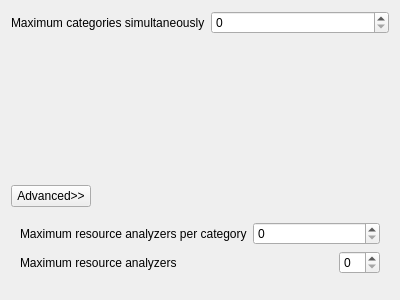
<?xml version="1.0" encoding="UTF-8"?>
<ui version="4.0">
 <class>generalPage</class>
 <widget class="QWidget" name="generalPage">
  <property name="geometry">
   <rect>
    <x>0</x>
    <y>0</y>
    <width>400</width>
    <height>300</height>
   </rect>
  </property>
  <layout class="QGridLayout" name="gridLayout">
   <item row="0" column="0" colspan="2">
    <layout class="QHBoxLayout" name="horizontalLayout">
     <item>
      <widget class="QLabel" name="label">
       <property name="text">
        <string>Maximum categories simultaneously</string>
       </property>
      </widget>
     </item>
     <item>
      <widget class="KIntSpinBox" name="kcfg_maxCategoriesSimult"/>
     </item>
    </layout>
   </item>
   <item row="1" column="1">
    <spacer name="verticalSpacer">
     <property name="orientation">
      <enum>Qt::Vertical</enum>
     </property>
     <property name="sizeHint" stdset="0">
      <size>
       <width>20</width>
       <height>40</height>
      </size>
     </property>
    </spacer>
   </item>
   <item row="2" column="0">
    <widget class="KPushButton" name="advanced_button">
     <property name="sizePolicy">
      <sizepolicy hsizetype="Preferred" vsizetype="Fixed">
       <horstretch>0</horstretch>
       <verstretch>0</verstretch>
      </sizepolicy>
     </property>
     <property name="text">
      <string>Advanced&gt;&gt;</string>
     </property>
     <property name="checkable">
      <bool>true</bool>
     </property>
    </widget>
   </item>
   <item row="3" column="0" colspan="2">
    <widget class="QWidget" name="advanced_widget" native="true">
     <layout class="QVBoxLayout" name="verticalLayout">
      <item>
       <layout class="QHBoxLayout" name="horizontalLayout_3">
        <item>
         <widget class="QLabel" name="label_2">
          <property name="text">
           <string>Maximum resource analyzers per category</string>
          </property>
         </widget>
        </item>
        <item>
         <widget class="KIntSpinBox" name="kcfg_maxResSimultPerCategory"/>
        </item>
       </layout>
      </item>
      <item>
       <layout class="QHBoxLayout" name="horizontalLayout_2">
        <item>
         <widget class="QLabel" name="label_3">
          <property name="text">
           <string>Maximum resource analyzers</string>
          </property>
         </widget>
        </item>
        <item>
         <spacer name="horizontalSpacer">
          <property name="orientation">
           <enum>Qt::Horizontal</enum>
          </property>
          <property name="sizeHint" stdset="0">
           <size>
            <width>40</width>
            <height>20</height>
           </size>
          </property>
         </spacer>
        </item>
        <item>
         <widget class="KIntSpinBox" name="kcfg_maxResSimult"/>
        </item>
       </layout>
      </item>
      <item>
       <widget class="DecisionsModelSelector" name="kcfg_schemeSelector" native="true"/>
      </item>
     </layout>
    </widget>
   </item>
   <item row="2" column="1">
    <spacer name="horizontalSpacer_2">
     <property name="orientation">
      <enum>Qt::Horizontal</enum>
     </property>
     <property name="sizeHint" stdset="0">
      <size>
       <width>40</width>
       <height>20</height>
      </size>
     </property>
    </spacer>
   </item>
  </layout>
 </widget>
 <customwidgets>
  <customwidget>
   <class>KIntSpinBox</class>
   <extends>QSpinBox</extends>
   <header>knuminput.h</header>
  </customwidget>
  <customwidget>
   <class>KPushButton</class>
   <extends>QPushButton</extends>
   <header>kpushbutton.h</header>
  </customwidget>
  <customwidget>
   <class>DecisionsModelSelector</class>
   <extends>QWidget</extends>
   <header>decisionsmodelselector.h</header>
   <container>1</container>
  </customwidget>
 </customwidgets>
 <resources/>
 <connections>
  <connection>
   <sender>advanced_button</sender>
   <signal>toggled(bool)</signal>
   <receiver>advanced_widget</receiver>
   <slot>setVisible(bool)</slot>
   <hints>
    <hint type="sourcelabel">
     <x>74</x>
     <y>120</y>
    </hint>
    <hint type="destinationlabel">
     <x>205</x>
     <y>142</y>
    </hint>
   </hints>
  </connection>
 </connections>
</ui>
